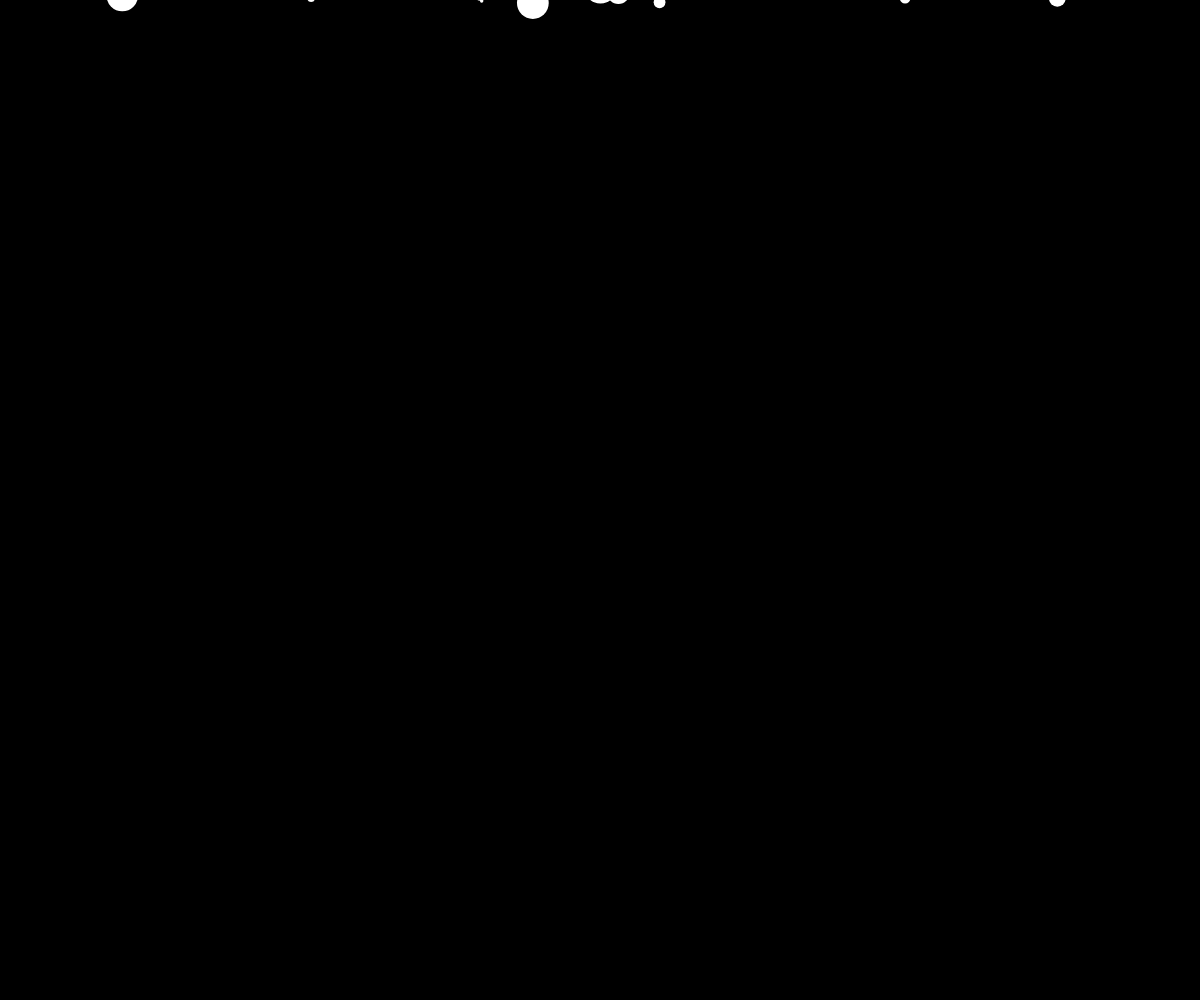
Frame 1 (no input)
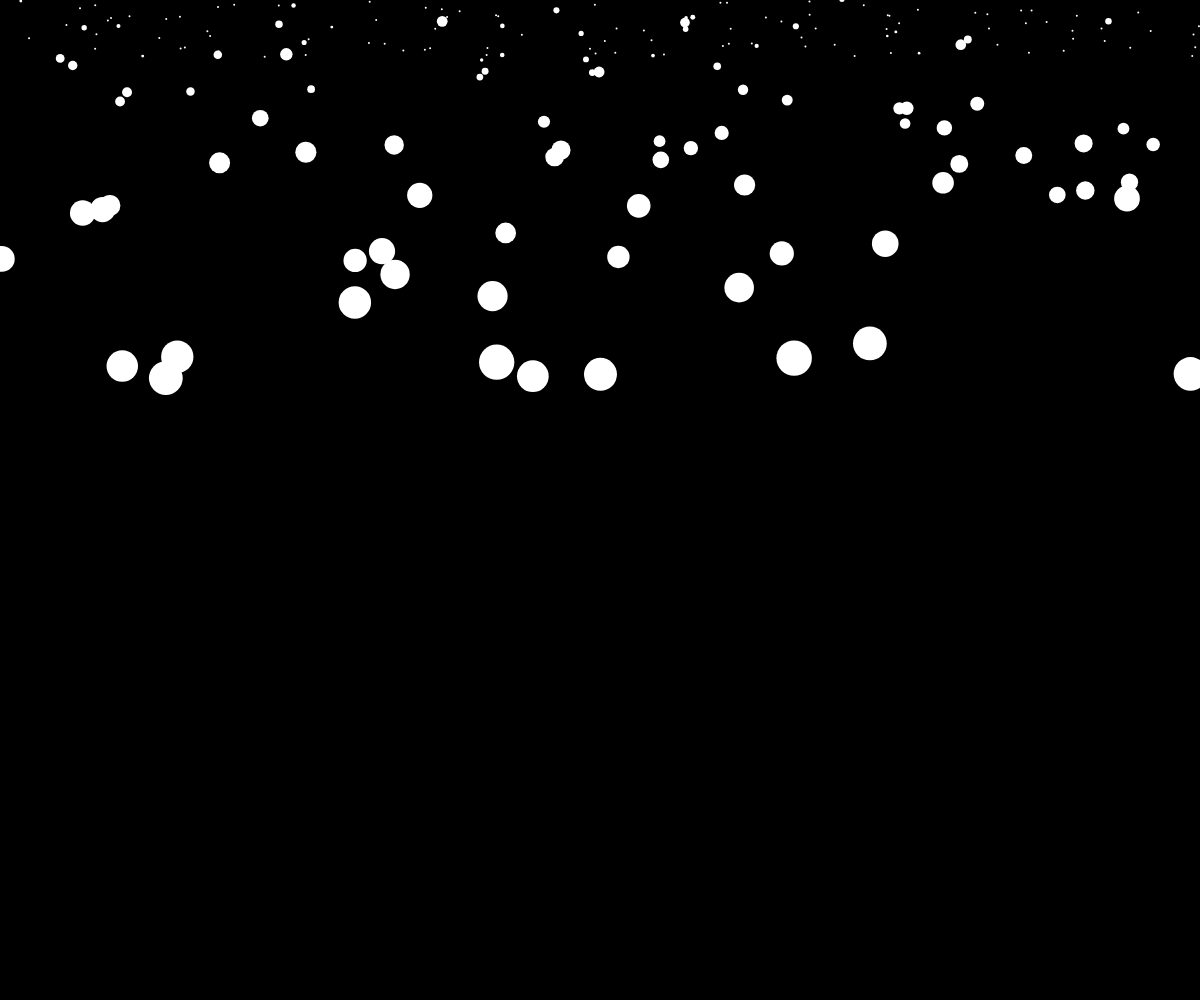
Frame 60 (no input)
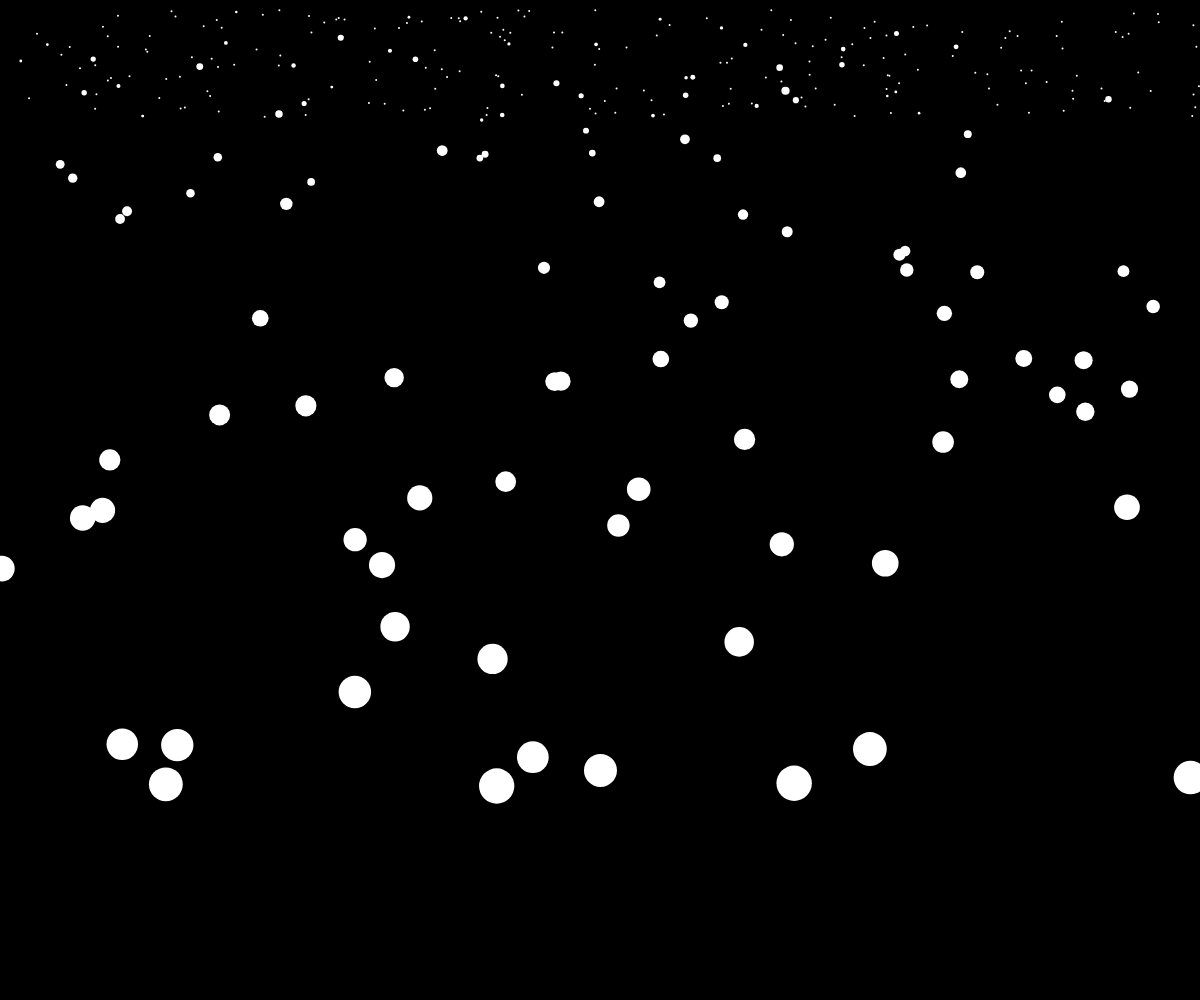
Frame 120 (the mouse pressed at the canvas centre since frame 60)

The p5.js sketch that drew these frames (run headless with seeded random() and noise() and a simulated clock; from frame 60 on, the mouse is pressed at the canvas centre):

// p5.js sketch
// ── sketch.js
let snow = [];
let gravity;

function setup() {
    createCanvas(windowWidth, windowHeight);
    gravity = createVector(0, 0.01);
    for (let i =0; i <300; i++){
        let x = random(width);
        let y = random(height);
        snow.push(new Snowflake(x,y));
    }

}

function draw() {
    console.log(snow.length);
    background(0);
    // snow.push(new Snowflake());
    for (flake of snow) {
        flake.applyForce(gravity);
        flake.update();
        flake.render();
    }

    // for (let i = snow.length - 1; i >= 0; i--) {
    //     if (snow[i].offScreen()) {
    //         snow.splice(i, 1);
    //     }
    // }
}

// ── snowflake.js
function getRandomSize() {
    let r = pow(random(0.01, 1), 5);
    return constrain(r * 36,2,36);

}



class Snowflake {
    constructor() {
        let x = random(width);
        let y = random(-100 - 10);
        this.pos = createVector(x, y);
        this.vel = createVector(0, 5);
        this.acc = createVector();
        this.r = getRandomSize();


    }

    applyForce(force) {
        let f = force.copy();
        f = (f.mult(this.r *0.9));
        this.acc.add(f);
    }

    randomize() {
        let x = random(width);
        let y = random(-100 - 10);
        this.pos = createVector(x, y);
        this.vel = createVector(0, 5);
        this.acc = createVector();
        this.r = getRandomSize();

    }

    update() {
        this.vel.add(this.acc);
        this.vel.limit(this.r * 0.2);
        if (this.vel.mag() < 1) {
            this.vel.normalize()
        }



        this.pos.add(this.vel);
        this.acc.mult(0);

        if (this.pos.y > height + this.r) {
            this.randomize();
        }
    }

    render() {
        stroke(255);
        strokeWeight(this.r);
        point(this.pos.x, this.pos.y);
    }




}
